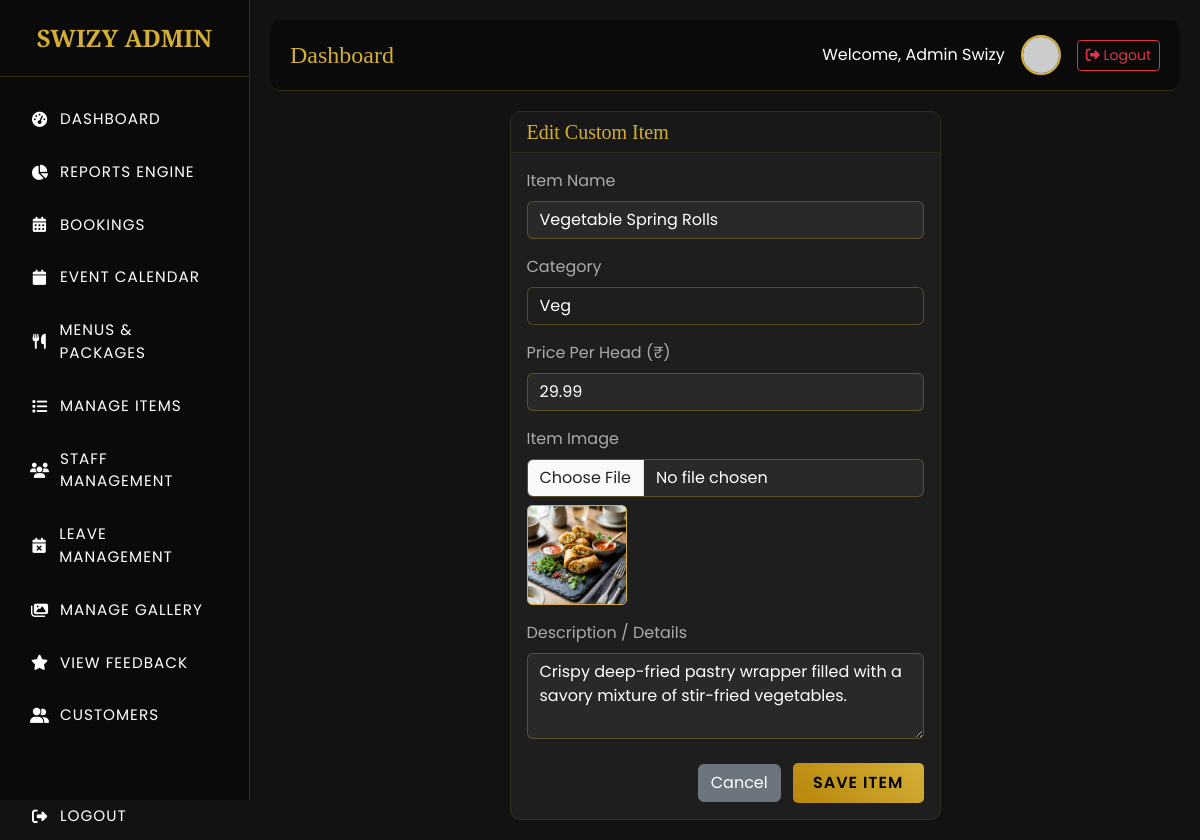
Page /admin/item_add.php?edit=2 (signed in) on the committed database.
### tables this page shows
CREATE TABLE IF NOT EXISTS `items` (
  `id` int NOT NULL AUTO_INCREMENT,
  `name` varchar(255) NOT NULL,
  `category` enum('veg','non-veg','both') NOT NULL,
  `price_per_head` decimal(10,2) NOT NULL,
  `description` text,
  `image` varchar(255) DEFAULT NULL,
  `status` tinyint(1) DEFAULT '1',
  PRIMARY KEY (`id`)
);

### classes/DataAccess.class.php (called while the page is built, shortened)
<?php
class DataAccess
{
	private $_con,$_query,$_errors;
	public function __construct()
	{
		if(!$this->_con=mysqli_connect(DB_HOST,DB_USER,DB_PASSWORD,DB_NAME))
		{
			die("connection Error");
		}
		$this->_errors ="";
	}
	public function getData($fields,$table,$condition = "1")
	{
		if(!$this->_checkTable($table))
		{
			$this->_errors.="$table not Present";
			return false;
		}
		$this->_query = "select ";
		if(is_array($fields))
		{
			if($this->_checkFieldsIndexed($fields,$table))
			{
				$this->_query.=implode(",",$fields);
			}
			else
			{
				return false;
			}
		}
		else if(gettype($fields) == "string")
		{
			if($fields == "*")
			{
				$this->_query.="*";
			}
		}
		else
		{
			$this->_errors.=" Invalid scheme type";
			return false;
		}
		$this->_query.=" from $table where $condition";
		$resref=mysqli_query($this->_con,$this->_query);
		$dataArr = array();
		if(mysqli_num_rows($resref))
		{
			while($rows = mysqli_fetch_assoc($resref))
			{
				$dataArr[] = $rows;
			}
		}
		return $dataArr;
	}
	private function _checkTable($table)
	{
		$q="show tables";
		$resref = mysqli_query($this->_con,$q);
		if(mysqli_num_rows($resref))
		{
			while($row=mysqli_fetch_array($resref))
			{
				if($row[0]==$table)
				{
					return true;
				}
			}
		}
		return false;
	}
}
?>

### admin/item_add.php (the view, shortened to what this page needs)
<?php require_once('header.php');
$dao = new DataAccess();
$edit_id = isset($_GET['edit']) ? intval($_GET['edit']) : 0;
$item = null;
if($edit_id) {
    $res = $dao->getData("*", "items", "id=$edit_id AND status=1");
    if(!empty($res)) $item = $res[0];
}
$elements = array(
    "name" => isset($_POST['name']) ? $_POST['name'] : ($item ? $item['name'] : ""),
    "category" => isset($_POST['category']) ? $_POST['category'] : ($item ? $item['category'] : "veg"),
    "price_per_head" => isset($_POST['price_per_head']) ? $_POST['price_per_head'] : ($item ? $item['price_per_head'] : ""),
    "description" => isset($_POST['description']) ? $_POST['description'] : ($item ? $item['description'] : "")
);
?>
<div class="container-fluid">
    <div class="row justify-content-center">
        <div class="col-md-6">
            <div class="card">
                <div class="card-header">
                    <h5 class="mb-0"><?= $edit_id ? 'Edit' : 'Add' ?> Custom Item</h5>
                </div>
                <div class="card-body">
                    <form method="POST" enctype="multipart/form-data">
                        <div class="mb-3">
                            <label class="form-label text-muted">Item Name</label>
                            <input type="text" name="name" class="form-control" required value="<?= htmlspecialchars($elements['name']) ?>">
                        </div>
                        <div class="mb-3">
                            <label class="form-label text-muted">Category</label>
                            <select name="category" class="form-control" style="background: var(--card-bg); color: white;" required>
                                <option value="veg" <?= $elements['category']=='veg'?'selected':'' ?>>Veg</option>
                            </select>
                        </div>
                        <div class="mb-3">
                            <label class="form-label text-muted">Price Per Head (₹)</label>
                            <input type="number" step="0.01" min="0" name="price_per_head" class="form-control" required value="<?= htmlspecialchars($elements['price_per_head']) ?>">
                        </div>
                        <div class="mb-3">
                            <label class="form-label text-muted">Item Image</label>
                            <input type="file" name="image" class="form-control" accept="image/*">
                            <?php if($item && $item['image']): ?>
                                <img src="../assets/uploads/<?= $item['image'] ?>" width="100" class="mt-2" style="border:1px solid var(--primary-gold); border-radius:5px;">
                            <?php endif; ?>
                        </div>
                        <div class="mb-4">
                            <label class="form-label text-muted">Description / Details</label>
                            <textarea name="description" class="form-control" rows="3"><?= htmlspecialchars($elements['description']) ?></textarea>
                        </div>
                        <div class="text-end">
                            <a href="items.php" class="btn btn-secondary me-2">Cancel</a>
                            <button type="submit" name="btnSave" class="btn btn-gold">Save Item</button>
                        </div>
                    </form>
                </div>
            </div>
        </div>
    </div>
</div>
<?php require_once('footer.php'); ?>

### assets/css/style.css (style rules this page uses)
:root { --primary-gold: #d4af37; --dark-bg: #0a0a0a; --card-bg: rgba(25, 25, 25, 0.9); --text-light: #ffffff; --text-muted: #aaaaaa; --transition: all 0.4s cubic-bezier(0.25, 0.8, 0.25, 1); }
body { background-color: var(--dark-bg); color: var(--text-light); font-family: 'Poppins', sans-serif; overflow-x: hidden; scroll-behavior: smooth; }
h1, h2, h3, h4, h5, h6, .brand-font { font-family: 'Playfair Display', serif; }
.text-muted { color: var(--text-muted) !important; }
.form-control, .form-select { background: rgba(255, 255, 255, 0.05); border: 1px solid rgba(212, 175, 55, 0.3); color: white; }
.btn-gold { background: linear-gradient(45deg, #b8860b, #d4af37); color: #000; font-weight: 600; border: none; border-radius: 30px; padding: 10px 30px; text-transform: uppercase; letter-spacing: 1px; transition: var(--transition); }

### admin/header.php (style rules this page uses)
:root { --primary-gold: #d4af37; --dark-bg: #121212; --sidebar-bg: #0a0a0a; --card-bg: #1e1e1e; --text-light: #ffffff; --text-muted: #aaaaaa; }
body { background-color: var(--dark-bg); color: var(--text-light); font-family: 'Poppins', sans-serif; overflow-x: hidden; }
.text-muted { color: var(--text-muted) !important; }
.card { background: var(--card-bg); border: 1px solid rgba(212, 175, 55, 0.1); border-radius: 10px; color: var(--text-light); }
.card-header { background: rgba(0,0,0,0.2); border-bottom: 1px solid rgba(212, 175, 55, 0.1); color: var(--primary-gold); }
.btn-gold { background: linear-gradient(45deg, #b8860b, #d4af37); color: #000; font-weight: 600; border: none; padding: 8px 20px; border-radius: 5px; transition: 0.3s; }

### rows in the picture
items: name "Vegetable Spring Rolls", category "Veg", price_per_head "29.99", image (picture), description "Crispy deep-fried pastry wrapper filled with a savory mixture of stir-fried vegetables."

### other values in the picture
$_SESSION['name'] "Admin Swizy"
